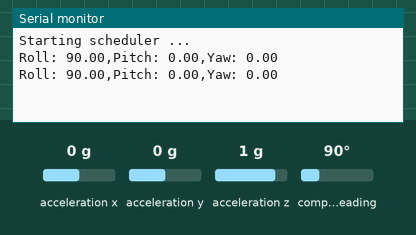
Recording of a sketch running on a simulated Arduino Uno, built with avr-gcc and run on an emulated ATmega328P. Parts: the last lines printed to the serial monitor. Inputs (shaded band) come from the test bench; at power-on: acceleration x 0 g, acceleration y 0 g, acceleration z 1 g, compass heading 90°.

Above: at 1.7 s.
1.8 s: acceleration x set to -1.4 g
At 2.8 s:
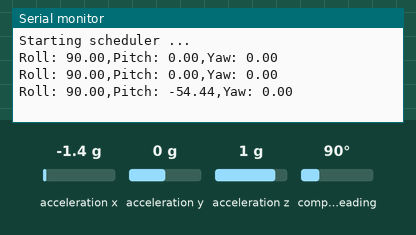
3.3 s: acceleration y set to -1.4 g
At 4.6 s:
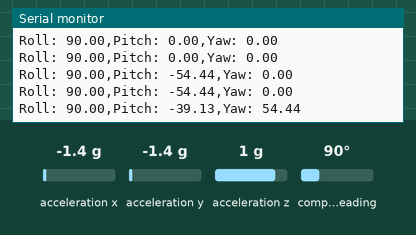
4.8 s: acceleration z set to -1.4 g
At 5.5 s:
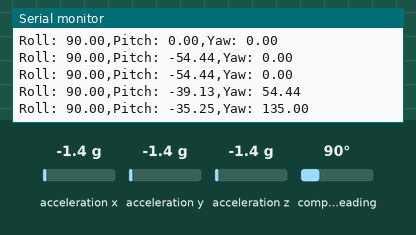
6.3 s: compass heading set to 7°
At 7.6 s:
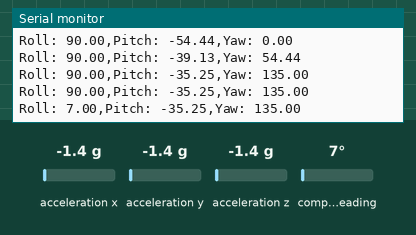
Timing chart, 0 to 8.8 s (numbered marks = the images above; inputs shaded):
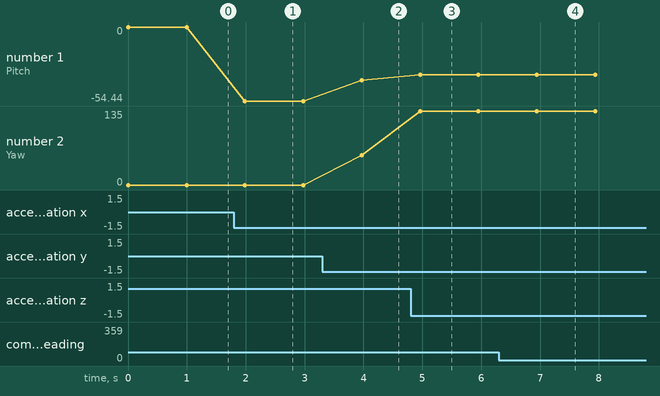

The sketch:

assignment_8.ino
```cpp
#include <Arduino_FreeRTOS.h>
#include <Wire.h>
#include <Adafruit_Sensor.h>
#include <Adafruit_BNO055.h>
#include <utility/imumaths.h>
#include "IMUHandler.h"

// Instance for IMUHandler
IMUHandler imuHandler;

// Task handles
TaskHandle_t imu_read_task;
TaskHandle_t serial_out_task;

void setup() {
  // Opens serial on 115200 baud rate
  Serial.begin(115200);

  // Waits for the serial to be open
  while (!Serial) {

  }

  if (!imuHandler.begin()) {
    Serial.println("IMU init failed");
    while(1);
  }

  // Create imu_read task
  if (xTaskCreate(imu_read_thread_func, static_cast<const char*>("IMU Read Thread"), 512 / 4, nullptr, 1, &imu_read_task) != pdPASS) {
    Serial.println("Failed to create 'imu_read' thread");
    return;
  }

  // Create serial_out task
  if (xTaskCreate(serial_out_thread_func, static_cast<const char*>("Serial Out Thread"),512 / 4, nullptr, 1, &serial_out_task) != pdPASS) {
    Serial.println("Failed to create 'serial_out' thread");
    return;
  }

  // Start RTOS task scheduler
  Serial.println("Starting scheduler ...");
  vTaskStartScheduler();

  // You never will actually get here
  for( ;; );
}

void loop() {
  // Don't need anything here since each individual task has its own vTaskDelay()
}

// IMU Read task function
void imu_read_thread_func(void *pvParameters) {
  for(;;) {
    // Update roll, pitch, yaw variables
    imuHandler.update();
    vTaskDelay(configTICK_RATE_HZ);
  }
}

void serial_out_thread_func(void *pvParameters)
{
  for(;;)
  {
    Serial.print("Roll: ");
    Serial.print(imuHandler.getRoll());
    Serial.print(",");
    Serial.print("Pitch: ");
    Serial.print(imuHandler.getPitch());
    Serial.print(",");
    Serial.print("Yaw: ");
    Serial.println(imuHandler.getYaw());

    vTaskDelay(configTICK_RATE_HZ);
  }
}
```

IMUHandler.cpp
```cpp
#include <Adafruit_Sensor.h>
#include <Adafruit_BNO055.h>
#include <utility/imumaths.h>
#include "IMUHandler.h"

// Constructor - initially rpw to (0,0,0)
IMUHandler::IMUHandler()
    : bno(55, 0x28, &Wire), roll(0), pitch(0), yaw(0) {}

// Initialise the IMU sensor
bool IMUHandler::begin() {
    // From: https://github.com/adafruit/Adafruit_BNO055/blob/master/examples/sensorapi/sensorapi.ino
    if(!bno.begin()) {
        /* There was a problem detecting the BNO055 ... check your connections */
        Serial.print("Ooops, no BNO055 detected ... Check your wiring or I2C ADDR!");
        return false;
    }

    bno.setExtCrystalUse(true);
    return true;
}

void IMUHandler::update() {
    sensors_event_t event;
    bno.getEvent(&event);

    // TODO - Potentially wrap this in a mutex
    // Setting private class members here
    roll = event.orientation.x;
    pitch = event.orientation.y;
    yaw = event.orientation.z;
}

// Oreintation functionality - simple getter functions
float IMUHandler::getRoll() {
    return roll;
}
float IMUHandler::getPitch() {
    return pitch;
}
float IMUHandler::getYaw() {
    return yaw;
} 
```

IMUHandler.h
```cpp
#ifndef IMUHANDLER_H
#define IMUHANDLER_H

#include <Arduino.h>
#include <Adafruit_Sensor.h>
#include <Adafruit_BNO055.h>
#include <utility/imumaths.h>

class IMUHandler {
public:
    // Constructor
    IMUHandler();
    bool begin();
    void update();

    // Oreintation functionality
    float getRoll();
    float getPitch();
    float getYaw();

private:
    Adafruit_BNO055 bno;
    float roll, pitch, yaw;

    // Potential TODO - Add mutex maybe for thread safety

};

#endif
```

Measured:
- after the input at 1.8 s, the serial monitor: prints a new line after 0.19 s (image 1)
- after the input at 3.3 s, the serial monitor: prints a new line after 0.67 s (image 2)
- after the input at 4.8 s, the serial monitor: prints a new line after 0.16 s (image 3)
- after the input at 6.3 s, the serial monitor: prints a new line after 0.64 s (image 4)
- plotted number 1: 0 → -54.44 after the input at 1.8 s, -54.44 → -39.13 after the input at 3.3 s, -39.13 → -35.25 after the input at 4.8 s
- plotted number 2: 0 → 54.44 after the input at 3.3 s, 54.44 → 135 after the input at 4.8 s
